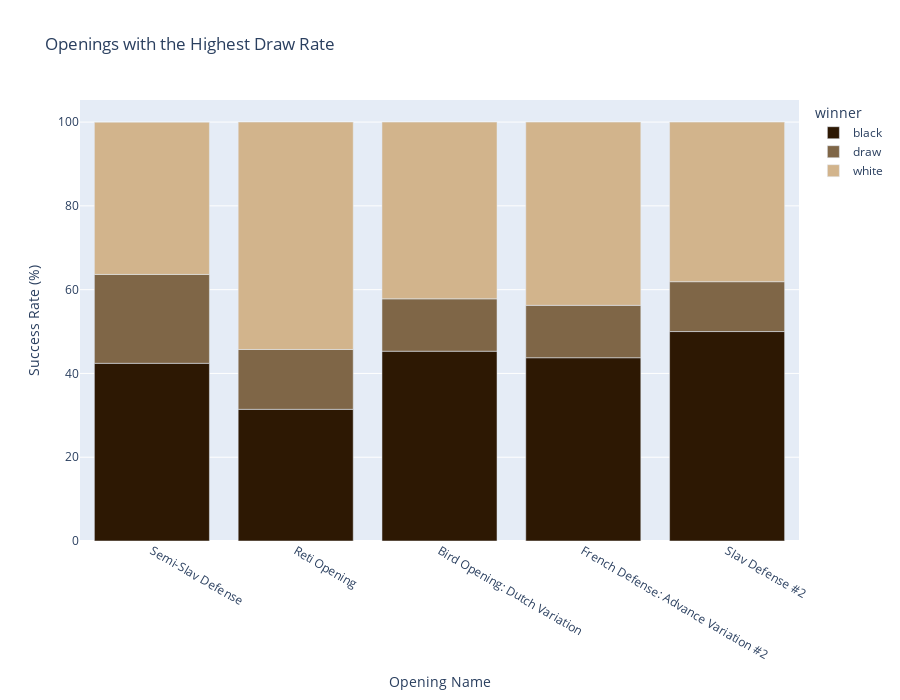

Notebook source saved alongside this figure:
### Code cell
# Plot das aberturas com a maior taxa de empate
fig = px.bar(best_openings_draw, 
             title='Openings with the Highest Draw Rate',
             width=900, height=700,
             # Cores
             color='winner', 
             color_discrete_sequence=opening_colors)

# Atualizando os rótulos dos eixos
fig.update_layout(xaxis_title='Opening Name', yaxis_title='Success Rate (%)')
fig.show()

### Figure 1 — Plotly figure (JSON) as saved in the notebook; plotly's stock layout.template omitted (floating-point values rounded to 4 significant figures)
{"data": [{"alignmentgroup": "True", "hovertemplate": "winner=black<br>opening_name=%{x}<br>value=%{y}<extra></extra>", "legendgroup": "black", "marker": {"color": "#2D1803", "pattern": {"shape": ""}}, "name": "black", "offsetgroup": "black", "orientation": "v", "showlegend": true, "textposition": "auto", "type": "bar", "x": ["Semi-Slav Defense", "Reti Opening", "Bird Opening: Dutch Variation", "French Defense: Advance Variation #2", "Slav Defense #2"], "xaxis": "x", "y": [42.42, 31.43, 45.31, 43.75, 50], "yaxis": "y"}, {"alignmentgroup": "True", "hovertemplate": "winner=draw<br>opening_name=%{x}<br>value=%{y}<extra></extra>", "legendgroup": "draw", "marker": {"color": "#7F6647", "pattern": {"shape": ""}}, "name": "draw", "offsetgroup": "draw", "orientation": "v", "showlegend": true, "textposition": "auto", "type": "bar", "x": ["Semi-Slav Defense", "Reti Opening", "Bird Opening: Dutch Variation", "French Defense: Advance Variation #2", "Slav Defense #2"], "xaxis": "x", "y": [21.21, 14.29, 12.5, 12.5, 11.9], "yaxis": "y"}, {"alignmentgroup": "True", "hovertemplate": "winner=white<br>opening_name=%{x}<br>value=%{y}<extra></extra>", "legendgroup": "white", "marker": {"color": "#D2B48C", "pattern": {"shape": ""}}, "name": "white", "offsetgroup": "white", "orientation": "v", "showlegend": true, "textposition": "auto", "type": "bar", "x": ["Semi-Slav Defense", "Reti Opening", "Bird Opening: Dutch Variation", "French Defense: Advance Variation #2", "Slav Defense #2"], "xaxis": "x", "y": [36.36, 54.29, 42.19, 43.75, 38.1], "yaxis": "y"}], "layout": {"barmode": "relative", "height": 700, "legend": {"title": {"text": "winner"}, "tracegroupgap": 0}, "title": {"text": "Openings with the Highest Draw Rate"}, "width": 900, "xaxis": {"anchor": "y", "autorange": true, "domain": [0, 1], "range": [-0.5, 4.5], "title": {"text": "Opening Name"}, "type": "category"}, "yaxis": {"anchor": "x", "autorange": true, "domain": [0, 1], "range": [0, 105.3], "title": {"text": "Success Rate (%)"}, "type": "linear"}}}
